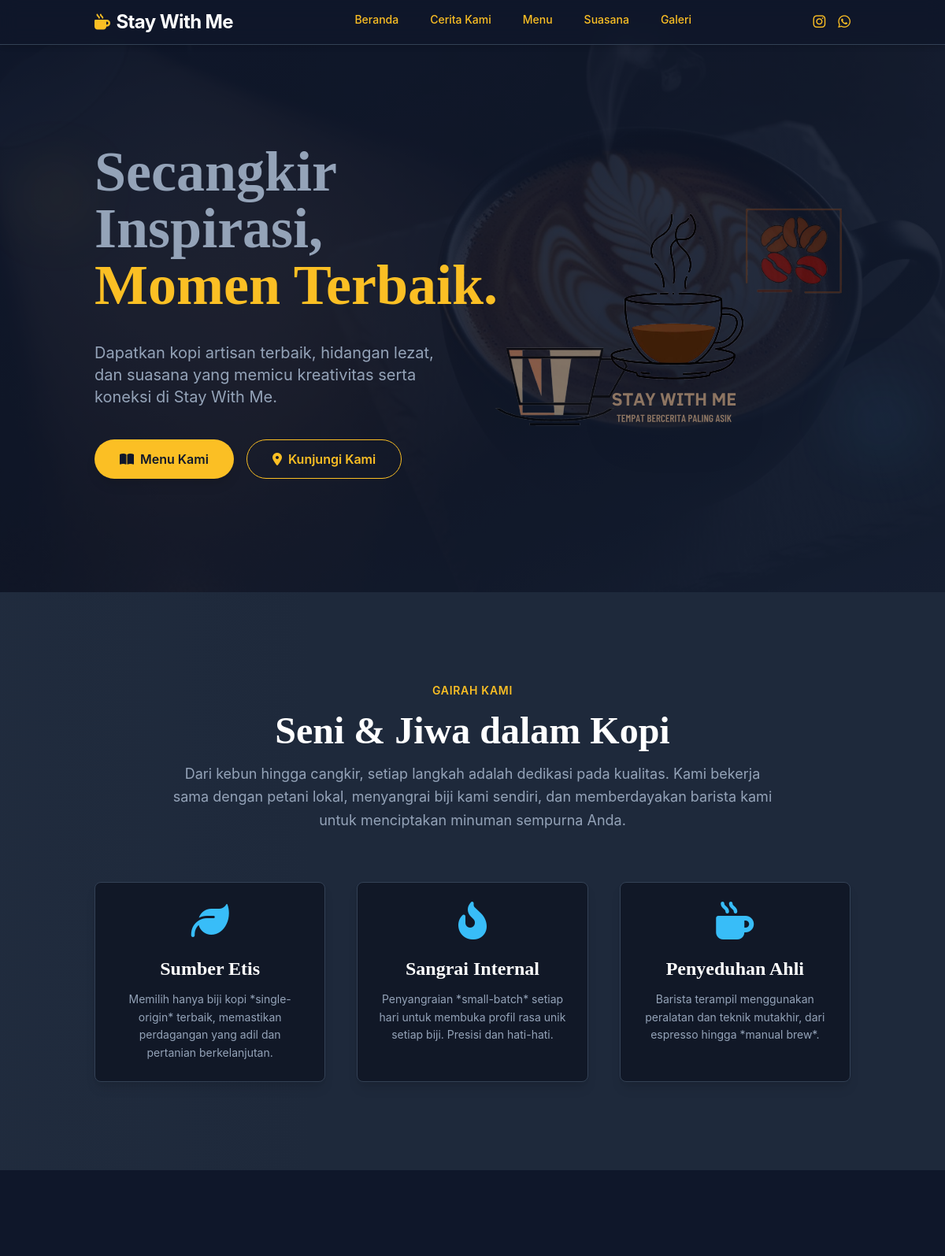
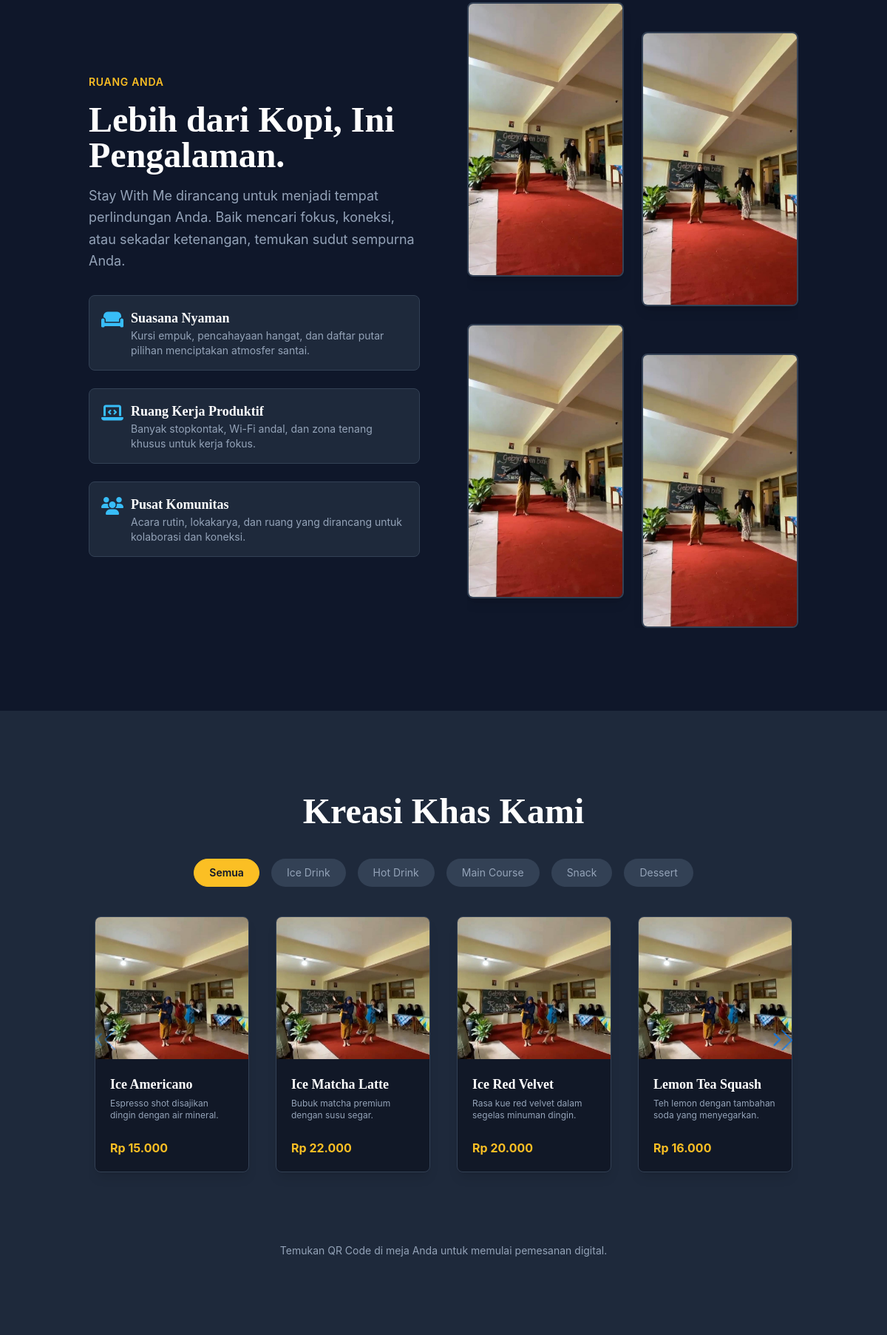
The page / (upper part) on the database its author committed (2 pictures, top to bottom).
### tables this page shows
CREATE TABLE IF NOT EXISTS `categories` (
  `id` int(10) unsigned NOT NULL AUTO_INCREMENT,
  `name` varchar(100) NOT NULL COMMENT 'Nama kategori (e.g., Makanan, Minuman, Snack)',
  `description` text DEFAULT NULL COMMENT 'Deskripsi kategori',
  `sort_order` int(11) NOT NULL DEFAULT '0' COMMENT 'Urutan tampil kategori',
  `created_at` timestamp DEFAULT CURRENT_TIMESTAMP,
  `updated_at` timestamp DEFAULT CURRENT_TIMESTAMP ON UPDATE CURRENT_TIMESTAMP,
  PRIMARY KEY (`id`)  ,
  UNIQUE KEY `name` (`name`),
  KEY `idx_categories_name` (`name`)
);

CREATE TABLE IF NOT EXISTS `menu_items` (
  `id` int(10) unsigned NOT NULL AUTO_INCREMENT,
  `category_id` int(10) unsigned NOT NULL COMMENT 'Relasi ke tabel categories',
  `name` varchar(150) NOT NULL COMMENT 'Nama item menu',
  `description` text DEFAULT NULL COMMENT 'Deskripsi item menu',
  `price` decimal(12,2) NOT NULL COMMENT 'Harga item menu (gunakan DECIMAL untuk uang)',
  `cost` decimal(12,2) DEFAULT '0.00' COMMENT 'Harga pokok penjualan (HPP) per item',
  `image_path` varchar(255) DEFAULT NULL COMMENT 'Path ke file gambar item menu',
  `is_available` tinyint(1) NOT NULL DEFAULT '1' COMMENT 'Status ketersediaan item (1=Tersedia, 0=Habis)',
  `created_at` timestamp DEFAULT CURRENT_TIMESTAMP,
  `updated_at` timestamp DEFAULT CURRENT_TIMESTAMP ON UPDATE CURRENT_TIMESTAMP,
  PRIMARY KEY (`id`)  ,
  KEY `fk_menu_items_categories_idx` (`category_id`),
  KEY `idx_menu_items_name` (`name`),
  CONSTRAINT `fk_menu_items_categories` FOREIGN KEY (`category_id`) REFERENCES `categories` (`id`) ON UPDATE CASCADE
);

### app/views/public/home.php (the view, shortened to what the rows shown need)
<?php
$menuItems = $menuItems ?? [];
$categories = $categories ?? [];
$placeholderImage = UrlHelper::baseUrl('images/menu-placeholder.jpg');
?>
<section class="relative py-24 md:py-36 overflow-hidden min-h-[calc(100vh-70px)] flex items-center -mt-6 md:-mt-8" id="hero">
     <div class="container mx-auto px-4 sm:px-6 lg:px-8 grid lg:grid-cols-2 gap-16 items-center relative z-10">
        <div class="text-center lg:text-left" data-aos="fade-right" data-aos-duration="800">
        <h1 class="hero-heading text-5xl md:text-6xl lg:text-7xl font-extrabold mb-6 leading-tight text-white">
                <span>Secangkir Inspirasi,</span>
                <span id="dynamic-tagline" class="text-4xl md:text-6xl lg:text-7xl inline-block w-[23rem] sm:w-auto text-center mx-auto lg:mx-0 text-accent-primary whitespace-nowrap overflow-hidden">Sejuta Cerita.</span>
             </h1>
        </div>
    </div>
</section>
<section id="story" class="section-padding bg-bg-dark-secondary relative overflow-hidden">
    <div class="container mx-auto px-4 sm:px-6 lg:px-8 relative z-10">
        <div class="text-center mb-16 max-w-3xl mx-auto" data-aos="fade-up">
            <h2 class="text-4xl md:text-5xl font-bold my-4 text-white">Seni & Jiwa dalam Kopi</h2>
        </div>
    </div>
</section>
<section id="experience" class="section-padding bg-bg-dark-primary">
    <div class="container mx-auto px-4 sm:px-6 lg:px-8 grid lg:grid-cols-2 gap-12 md:gap-16 items-center">
        <div>
            <h2 class="text-4xl md:text-5xl font-bold my-4 text-white" data-aos="fade-right" data-aos-duration="600" data-aos-delay="100">Lebih dari Kopi, Ini Pengalaman.</h2>
        </div>
    </div>
</section>
<section id="menu" class="section-padding bg-bg-dark-secondary overflow-hidden">
    <div class="container mx-auto px-4 sm:px-6 lg:px-8">
        <h2 class="text-4xl md:text-5xl font-bold text-center mb-10 text-white" data-aos="fade-up">Kreasi Khas Kami</h2>
        <?php if (!empty($categories)): ?>
        <div class="flex flex-wrap justify-center gap-3 md:gap-4 my-10" id="menu-filter-buttons" data-aos="fade-up">
             <button class="menu-filter-btn active" data-filter="all">Semua</button>
             <?php foreach ($categories as $category): ?>
             <?php
                $categorySlug = SanitizeHelper::html(strtolower(str_replace(' ', '-', $category['name'])));
             ?>
             <button class="menu-filter-btn" data-filter="<?= $categorySlug ?>">
                 <?= SanitizeHelper::html($category['name']) ?>
             </button>
             <?php endforeach; ?>
        </div>
        <?php endif; ?>
        <?php if (!empty($menuItems)): ?>
        <div class="mt-0 sm:mt-8" data-aos="fade-up" data-aos-delay="100">
             <div class="relative">
                 <div class="swiper-container-wrapper relative"> <?php  ?>
                     <div class="swiper-container full-menu-slider">
                         <div class="swiper-wrapper pb-8">
                             <?php foreach ($menuItems as $item): ?>
                                 <?php
                                     $imagePath = !empty($item['image_path'])
                                                ? UrlHelper::baseUrl($item['image_path'])
                                                : $placeholderImage;
                                     $categorySlug = SanitizeHelper::html(strtolower(str_replace(' ', '-', $item['category_name'] ?? 'uncategorized')));
                                 ?>
                                 <div class="swiper-slide h-auto px-1.5 sm:px-2" data-category="<?= $categorySlug ?>">
                                     <div class="menu-item menu-card relative bg-bg-dark rounded-lg shadow-lg overflow-hidden group border border-border-dark flex flex-col h-full">
                                        <div class="relative h-48 w-full">
                                             <img loading="lazy" src="<?= $imagePath ?>" alt="<?= SanitizeHelper::html($item['name']) ?>"
                                                class="h-full w-full object-cover group-hover:scale-105 transition-transform duration-300"
                                                onerror="this.onerror=null; this.src='<?= $placeholderImage ?>';">
                                        </div>
                                        <div class="p-4 sm:p-5 flex flex-col flex-grow">
                                            <h3 class="font-semibold text-lg mb-1 text-white truncate"><?= SanitizeHelper::html($item['name']) ?></h3>
                                            <p class="text-xs text-text-dark-secondary mb-3 flex-grow min-h-[3em] line-clamp-2">
                                                <?= SanitizeHelper::html($item['description'] ?? '...') ?>
                                            </p>
                                            <div class="flex justify-between items-center mt-auto pt-2">
                                                <span class="font-bold text-base text-accent-primary">
                                                    <?= NumberHelper::formatCurrencyIDR($item['price']) ?>
                                                </span>
                                            </div>
                                        </div>
                                     </div>
                                 </div>
                             <?php endforeach; ?>
                         </div>
                     </div>
                 </div> <?php  ?>
             </div>
        </div>
        <?php endif; ?>
    </div>
</section>

### rows shown on the page
categories: name "Ice Drink"
categories: name "Hot Drink"
categories: name "Main Course"
categories: name "Snack"
categories: name "Dessert"
menu_items: name "Ice Americano", description "Espresso shot disajikan dingin dengan air mineral.", price "Rp 15.000"
menu_items: name "Ice Matcha Latte", description "Bubuk matcha premium dengan susu segar.", price "Rp 22.000"
menu_items: name "Ice Red Velvet", description "Rasa kue red velvet dalam segelas minuman dingin.", price "Rp 20.000"
menu_items: name "Lemon Tea Squash", description "Teh lemon dengan tambahan soda yang menyegarkan.", price "Rp 16.000"

### other values the page prints
$appName "Stay With Me"
SanitizeHelper::html(APP_NAME ?? 'Kafe Kami') "Stay With Me"
